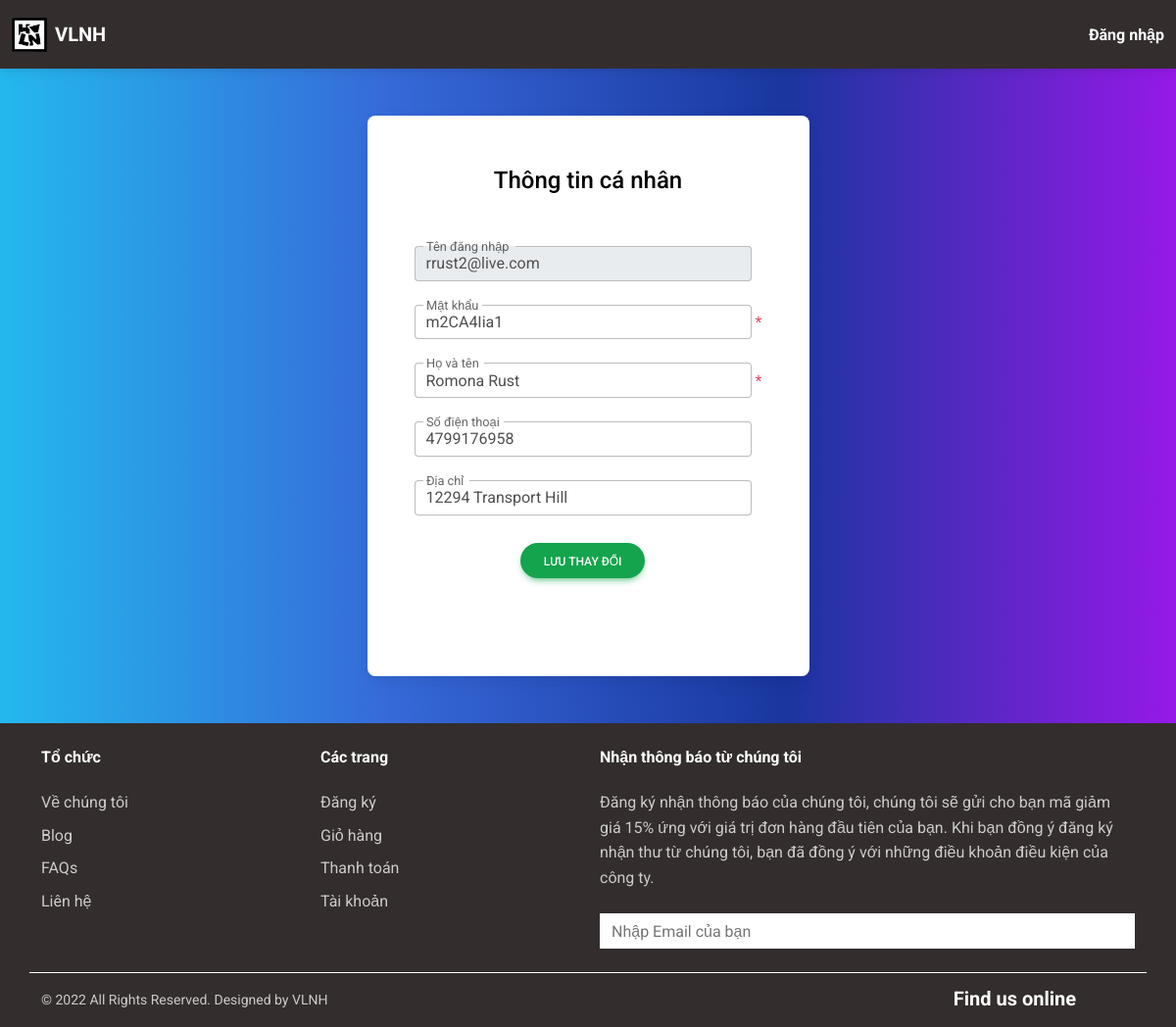
/app/views/user/edit-profile.php?id=3, run on the app's committed database.
### tables this page shows
CREATE TABLE `user` (
  `id` int(10) PRIMARY KEY AUTO_INCREMENT,
  `name` varchar(255) NOT NULL,
  `username` varchar(255) NOT NULL,
  `password` varchar(255) NOT NULL,
  `phone` varchar(255),
  `address` varchar(255),
  `role` int(1) DEFAULT 1,
  `image` varchar(255)
);

### models/connection_user.php (called while the page is built, shortened)
<?php
    class Connection {
        function __construct()
        {
            $this->conn = mysqli_connect('localhost', 'root', '', 'shop');
        }
    }

### models/user.php (called while the page is built, shortened)
<?php
require_once 'connection_user.php';
function SelectUser($id) {
    $connObj = new Connection();
    $sql = sprintf('SELECT * FROM user WHERE id=\'%d\'', $id);
    return $connObj->conn->query($sql)->fetch_assoc();
}

### controllers/user.php (called while the page is built, shortened)
<?php
require_once __DIR__.'/../models/user.php';
function GetUserData(&$user, $id) {
    $user_data = SelectUser($id);
    $fields = ['id', 'username', 'password', 'name', 'phone', 'address'];
    foreach ($fields as $field) {
        $user[$field] = $user_data[$field];
    }
}

### app/views/user/edit-profile.php (the view, shortened to what this page needs)
<?php
require_once __DIR__ . '/../../../controllers/user.php';
$user = [
    'id' => '',
    'username' => '',
    'password' => '',
    'name' => '',
    'phone' => '',
    'address' => ''
];
$error = [
    'name' => '',
    'phone' => '',
    'address' => ''
];
if ($_SERVER["REQUEST_METHOD"] == "GET") {
    if (isset($_GET['id'])) {
        GetUserData($user, $_GET['id']);
    } else {
        header('Location: ../index.php');
    }
} else if ($_SERVER["REQUEST_METHOD"] == "POST") {
    $fields = ['id', 'password', 'name', 'phone', 'address'];
    foreach ($fields as $field) {
        $user[$field] = $_POST[$field];
    }
    EditUserData($user, $error, $_SERVER['REQUEST_URI']);
}
?>
<!DOCTYPE html>
<html lang="en">
    <head>
        <link
            href="https://cdnjs.cloudflare.com/ajax/libs/font-awesome/6.0.0/css/all.min.css"
            rel="stylesheet"
        />
        <link
            href="https://cdnjs.cloudflare.com/ajax/libs/mdb-ui-kit/6.0.1/mdb.min.css"
            rel="stylesheet"
        />
        <link
            href="../../assets/css/style.css"
            rel="stylesheet"
        />
    </head>
    <body>
    <?php
    include('../admin/header_admin.php');
    ?>
    <div class="h-100 gradient-custom-3">
        <div class="container py-5 h-100">
            <div class="row d-flex justify-content-center align-items-center h-100">
                <div class="col-xl-5">
                    <div class="card rounded-3 text-black p-5">
                        <div class="text-center">
                            <h4 class="mt-1 mb-5 pb-1">Thông tin cá nhân</h4>
                        </div>
                        <form action="<?php echo htmlspecialchars($_SERVER["PHP_SELF"]);?>" method="post">
                            <div class="mb-4">
                                <div class="d-flex align-items-center">
                                    <div class="form-outline">
                                        <input type="text"
                                               id="username-edit"
                                               name="username-edit"
                                               class="form-control"
                                               value="<?php echo $user['username']?>" disabled/>
                                        <label class="form-label" for="username-edit">Tên đăng nhập</label>
                                    </div>
                                    <span class="text-white ms-1">*</span>
                                </div>
                            </div>
                            <div class="mb-4">
                                <div class="d-flex align-items-center">
                                    <div class="form-outline">
                                        <input type="text"
                                               id="password-edit"
                                               name="password-edit"
                                               class="form-control"
                                               value="<?php echo $user['password']?>"/>
                                        <label class="form-label" for="password-edit">Mật khẩu</label>
                                    </div>
                                    <span class="text-danger ms-1">*</span>
                                </div>
                            </div>
                            <div class="mb-4">
                                <div class="d-flex align-items-center">
                                    <div class="form-outline">
                                        <input type="text"
                                               id="name"
                                               name="name"
                                               class="form-control"
                                               value="<?php echo $user['name']?>"/>
                                        <label class="form-label" for="name">Họ và tên</label>
                                    </div>
                                    <span class="text-danger ms-1">*</span>
                                </div>
                            </div>
                            <div class="mb-4">
                                <div class="d-flex align-items-center">
                                    <div class="form-outline">
                                        <input type="text"
                                               id="phone"
                                               name="phone"
                                               class="form-control"
                                               value="<?php echo $user['phone']?>"/>
                                        <label class="form-label" for="phone">Số điện thoại</label>
                                    </div>
                                    <span class="text-white ms-1">*</span>
                                </div>
                            </div>
                            <div class="mb-4">
                                <div class="d-flex align-items-center">
                                    <div class="form-outline">
                                        <input type="text"
                                               id="address"
                                               name="address"
                                               class="form-control"
                                               value="<?php echo $user['address']?>"/>
                                        <label class="form-label" for="address">Địa chỉ</label>
                                    </div>
                                    <span class="text-white ms-1">*</span>
                                </div>
                            </div>
                            <div class="text-center pt-1 mb-5 pb-1 d-flex align-items-center justify-content-center">
                                <button class="btn btn-success btn-rounded fa-lg mx-3" type="submit">
                                    Lưu thay đổi
                                </button>
                                <span class="text-white ms-1">*</span>
                            </div>
                        </form>
                    </div>
                </div>
            </div>
        </div>
    </div>
    <?php
    include('../footer.php');
    ?>
    </body>
</html>

### app/assets/css/style.css (style rules this page uses)
.gradient-custom-3 { background: #fccb90; background: -webkit-linear-gradient(to right, #24b8ee, #3669d8, #1a369f, #9619e8); background: linear-gradient(to right, #24b8ee, #3669d8, #1a369f, #9619e8); }

### data on the page
user: username-edit "rrust2@live.com", password-edit "m2CA4Iia1", name "Romona Rust", phone "4799176958", address "12294 Transport Hill"
